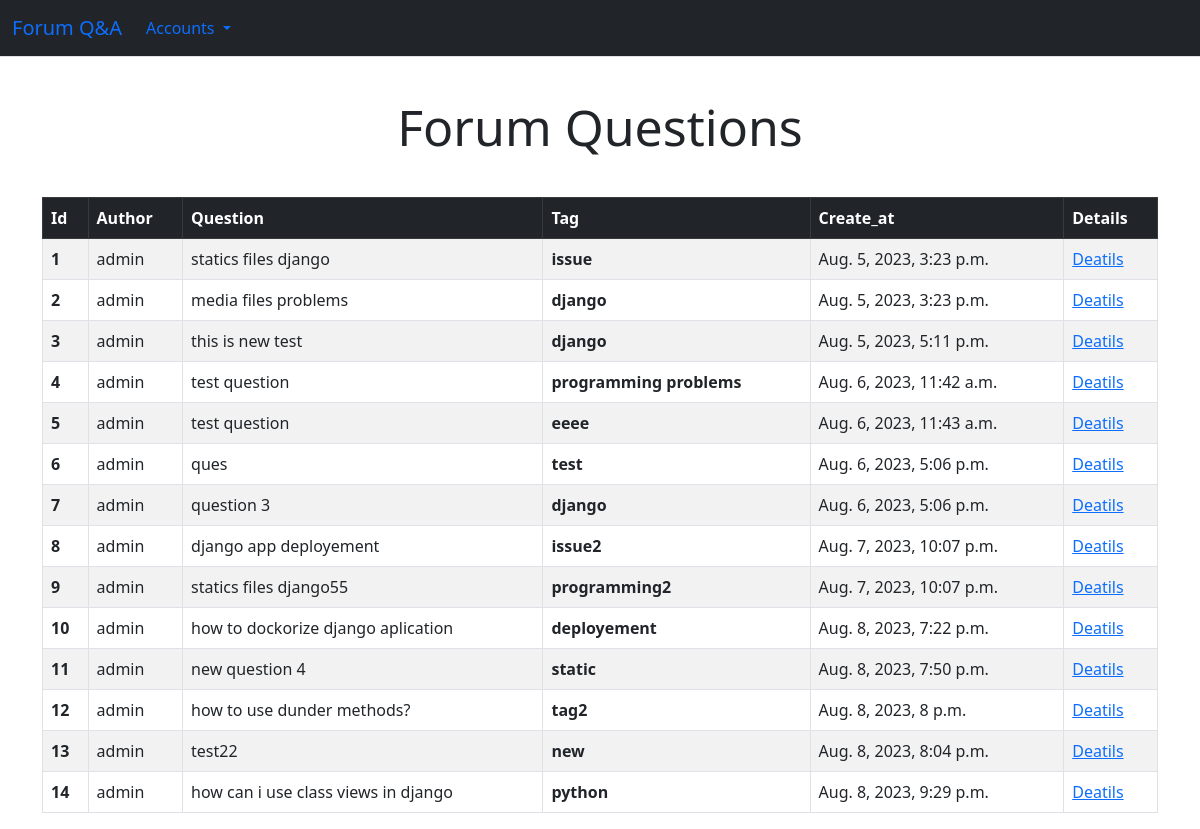
Before: /list_questions with the older database file.
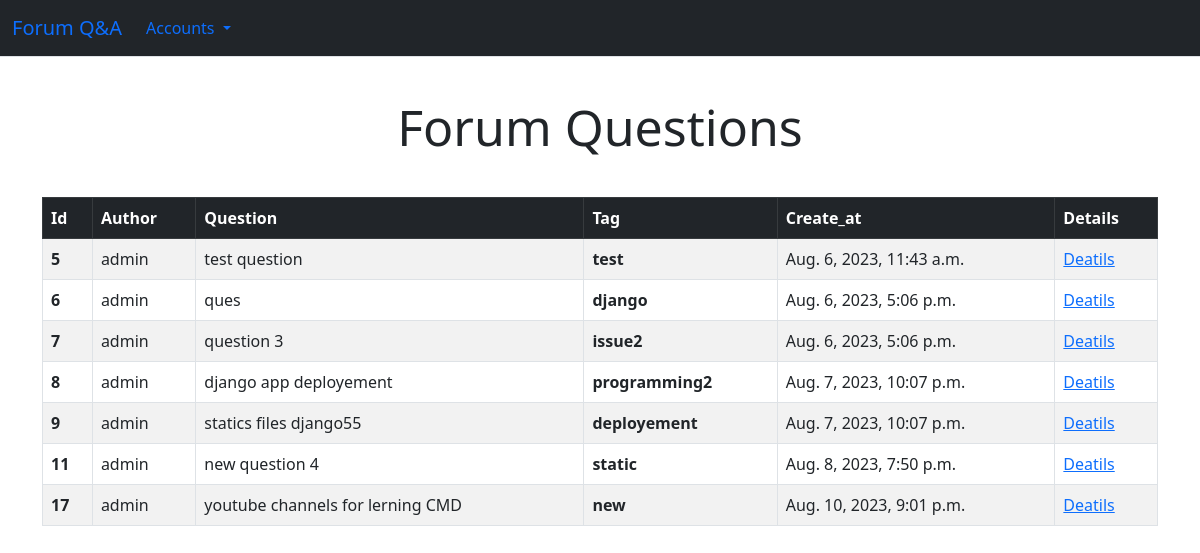
After: the same page with the newer database file.
### question_app/models.py (models this page shows, shortened)
class Questions(models.Model):
	author = models.ForeignKey(User , on_delete=models.SET_NULL,null=True , related_name="question")
	content= models.TextField(max_length=200)
	tags = TaggableManager()
	question= models.CharField(max_length=100)
	create_at = models.DateTimeField(default=timezone.now())

### question_app/views.py (the view)
# urls.py: path('list_questions', list_questions , name="home" ),
def list_questions(request):
    d = Questions.objects.all()
    new_list = []
    for x in d :
        d2 = Questions.objects.get(id=x.id)
        s =  d2.tags.all()
        for item in s :
            new_list.append(item)
    new_data = zip(d , new_list)
    return render(request,"list_questions.html" , {'new_data': new_data})

### question_app/templates/list_questions.html (shortened to what this page needs)
{% extends 'base.html' %}
  	{% block content %}
    <h1 style="text-align: center; margin: 40px; font-size: 50px;">Forum Questions </h1>
    	<div class="container">
    	<table class="table table-striped table-bordered ">
  		<thead class="table-dark">
    		<tr>
      			<th scope="col">Id</th>
      			<th scope="col">Author</th>
            <th scope="col">Question</th>
            <th scope='col'>Tag</th>
      			<th scope="col">Create_at</th>
            <th scope="col">Details</th>
    		</tr>
  		</thead>
  		<tbody>
      {% for x , y in new_data %}
    	<tr>
      		<th scope="row">{{ x.id }}</th>
      		<td>{{ x.author }}</td>
          <td>{{ x.question }}</td>
          <th>{{ y }}</th>
      		<td>{{ x.create_at }}</td>
          <td><a href="{% url 'question_details' q_id=x.id %}">Deatils</a></td>
    	</tr>
      {% endfor %}
  </tbody>
</table>
</div>
{% endblock %}

### question_app/templates/base.html (shortened to what this page needs)
<!doctype html>
<html lang="en">
  <head>
    <link href="https://cdn.jsdelivr.net/npm/bootstrap@5.0.2/dist/css/bootstrap.min.css" rel="stylesheet">
  </head>
  <body>
  		<nav class="navbar navbar-expand-lg  bg-dark border-bottom border-body" style="background-color: #e3f2fd;">
  <div class="container-fluid">
    <a class="navbar-brand" href="#">Forum Q&A</a>
    <div class="collapse navbar-collapse" id="navbarSupportedContent">
      <ul class="navbar-nav me-auto mb-2 mb-lg-0">
        <li class="nav-item dropdown">
          <a class="nav-link dropdown-toggle" href="#" id="navbarDropdown" role="button" data-bs-toggle="dropdown" aria-expanded="false">
            Accounts
          </a>
        </li>
      </ul>
    </div>
  </div>
</nav>
  	{% block content %}
    {% endblock content %}
  </body>
</html>

Changed rows visible on the page:
removed Questions: id "1", author "admin", question "statics files django", name "issue", create_at "Aug. 5, 2023, 3:23 p.m."
removed Questions: id "2", author "admin", question "media files problems", name "django", create_at "Aug. 5, 2023, 3:23 p.m."
removed Questions: id "3", author "admin", question "this is new test", name "django", create_at "Aug. 5, 2023, 5:11 p.m."
removed Questions: id "4", author "admin", question "test question", name "programming problems", create_at "Aug. 6, 2023, 11:42 a.m."
removed Questions: id "10", author "admin", question "how to dockorize django aplication", name "deployement", create_at "Aug. 8, 2023, 7:22 p.m."
removed Questions: id "12", author "admin", question "how to use dunder methods?", name "tag2", create_at "Aug. 8, 2023, 8 p.m."
removed Questions: id "13", author "admin", question "test22", name "new", create_at "Aug. 8, 2023, 8:04 p.m."
removed Questions: id "14", author "admin", question "how can i use class views in django", name "python", create_at "Aug. 8, 2023, 9:29 p.m."
computed for Questions "test question": name "eeee" → "test"
computed for Questions "ques": name "test" → "django"
computed for Questions "question 3": name "django" → "issue2"
computed for Questions "django app deployement": name "issue2" → "programming2"
computed for Questions "statics files django55": name "programming2" → "deployement"
added Questions: id "17", author "admin", question "youtube channels for lerning CMD", name "new", create_at "Aug. 10, 2023, 9:01 p.m."
